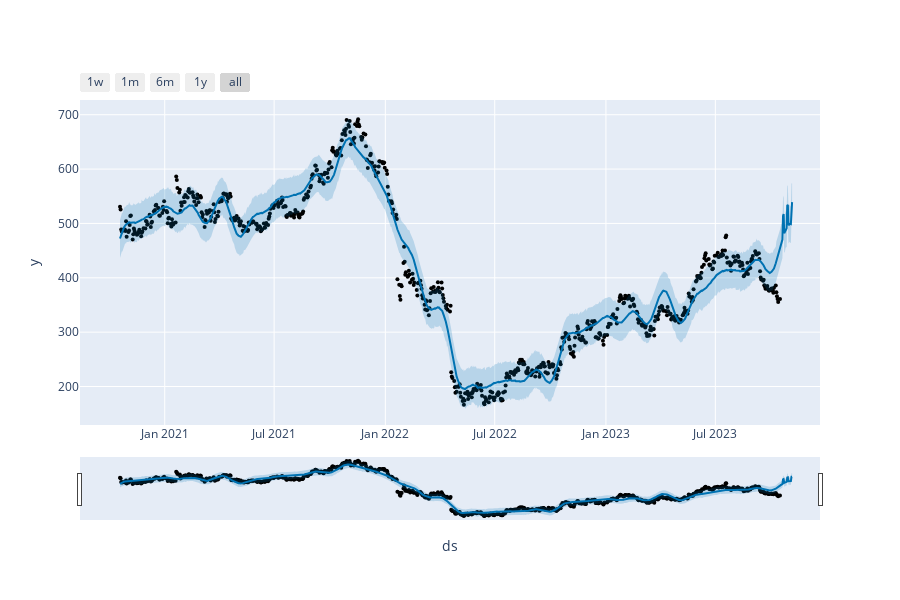

The notebook cell this image was saved under:
### Code cell
from prophet.plot import plot_plotly,plot_components_plotly
plot_plotly(m, forecast)

### Figure 1 — Plotly figure (JSON) as saved in the notebook; plotly's stock layout.template omitted (floating-point values rounded to 4 significant figures; data arrays with more than 128 entries replaced by an {"elided": "..."} marker saying what was removed)
{"data": [{"marker": {"color": "black", "size": 4}, "mode": "markers", "name": "Actual", "type": "scatter", "x": {"elided": "753 str values"}, "y": {"elided": "753 float values"}}, {"hoverinfo": "skip", "line": {"width": 0}, "mode": "lines", "type": "scatter", "x": {"elided": "773 str values"}, "y": {"elided": "773 float values"}}, {"fill": "tonexty", "fillcolor": "rgba(0, 114, 178, 0.2)", "line": {"color": "#0072B2", "width": 2}, "mode": "lines", "name": "Predicted", "type": "scatter", "x": {"elided": "773 str values"}, "y": {"elided": "773 float values"}}, {"fill": "tonexty", "fillcolor": "rgba(0, 114, 178, 0.2)", "hoverinfo": "skip", "line": {"width": 0}, "mode": "lines", "type": "scatter", "x": {"elided": "773 str values"}, "y": {"elided": "773 float values"}}], "layout": {"height": 600, "showlegend": false, "width": 900, "xaxis": {"rangeselector": {"buttons": [{"count": 7, "label": "1w", "step": "day", "stepmode": "backward"}, {"count": 1, "label": "1m", "step": "month", "stepmode": "backward"}, {"count": 6, "label": "6m", "step": "month", "stepmode": "backward"}, {"count": 1, "label": "1y", "step": "year", "stepmode": "backward"}, {"step": "all"}]}, "rangeslider": {"visible": true}, "title": {"text": "ds"}, "type": "date"}, "yaxis": {"title": {"text": "y"}}}}
